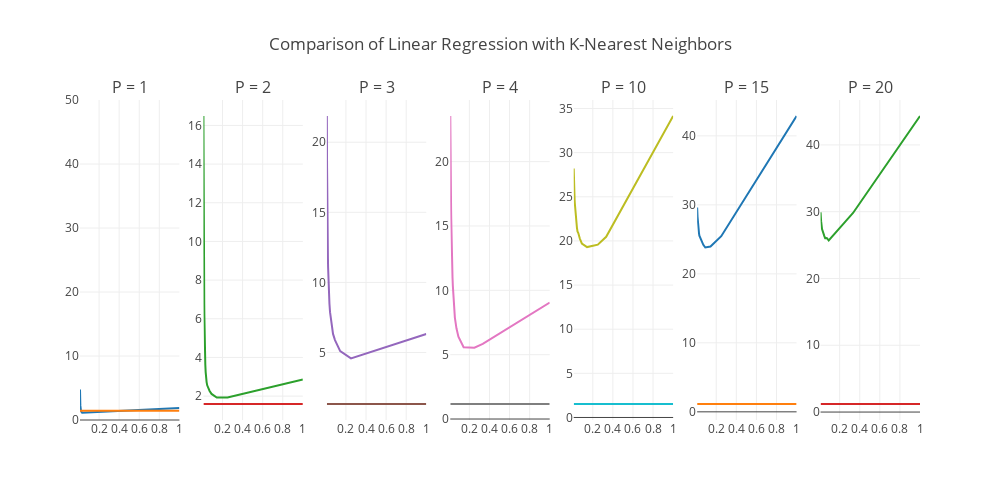

The notebook cell this image was saved under:
### Code cell
import plotly.offline as pyo
pyo.iplot(fig)
